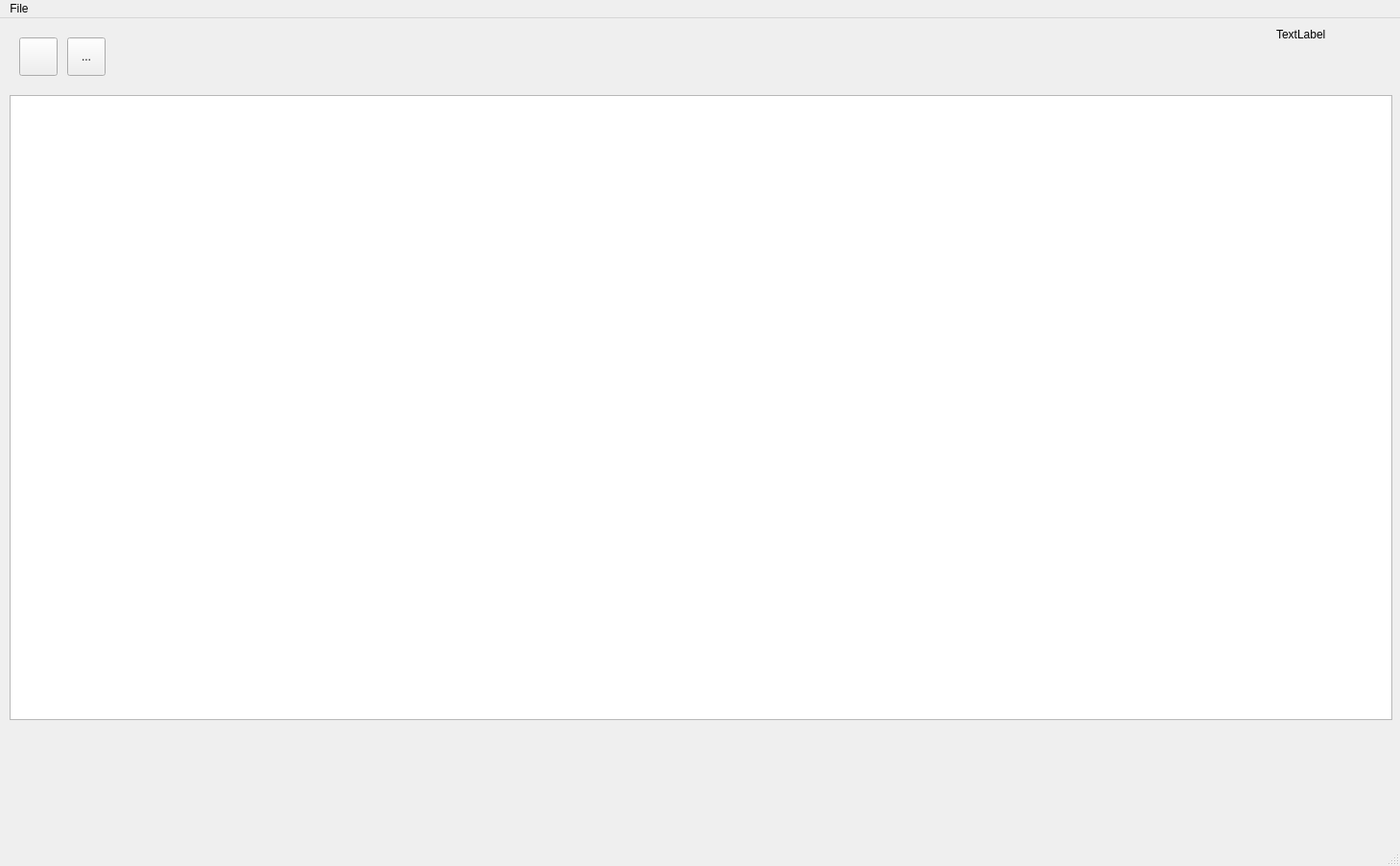
<?xml version="1.0" encoding="UTF-8"?>
<ui version="4.0">
 <class>MainWindow</class>
 <widget class="QMainWindow" name="MainWindow">
  <property name="geometry">
   <rect>
    <x>0</x>
    <y>0</y>
    <width>1459</width>
    <height>902</height>
   </rect>
  </property>
  <property name="windowTitle">
   <string>MainWindow</string>
  </property>
  <widget class="QWidget" name="centralWidget">
   <widget class="QGraphicsView" name="graphicsView">
    <property name="geometry">
     <rect>
      <x>10</x>
      <y>80</y>
      <width>1441</width>
      <height>651</height>
     </rect>
    </property>
    <property name="verticalScrollBarPolicy">
     <enum>Qt::ScrollBarAlwaysOff</enum>
    </property>
    <property name="horizontalScrollBarPolicy">
     <enum>Qt::ScrollBarAlwaysOff</enum>
    </property>
   </widget>
   <widget class="QWidget" name="widget" native="true">
    <property name="geometry">
     <rect>
      <x>0</x>
      <y>0</y>
      <width>1011</width>
      <height>80</height>
     </rect>
    </property>
    <widget class="QToolButton" name="toolButtonDraw">
     <property name="geometry">
      <rect>
       <x>20</x>
       <y>20</y>
       <width>40</width>
       <height>40</height>
      </rect>
     </property>
     <property name="text">
      <string/>
     </property>
     <property name="icon">
      <iconset>
       <normaloff>../MyPaintTest5-master/pencil.ico</normaloff>../MyPaintTest5-master/pencil.ico</iconset>
     </property>
     <property name="checkable">
      <bool>false</bool>
     </property>
     <property name="checked">
      <bool>false</bool>
     </property>
    </widget>
    <widget class="QToolButton" name="toolButtonErase">
     <property name="geometry">
      <rect>
       <x>70</x>
       <y>20</y>
       <width>40</width>
       <height>40</height>
      </rect>
     </property>
     <property name="text">
      <string>...</string>
     </property>
     <property name="icon">
      <iconset>
       <normaloff>../MyPaintTest5-master/pencil.ico</normaloff>../MyPaintTest5-master/pencil.ico</iconset>
     </property>
    </widget>
   </widget>
   <widget class="QLabel" name="label">
    <property name="geometry">
     <rect>
      <x>1330</x>
      <y>0</y>
      <width>108</width>
      <height>33</height>
     </rect>
    </property>
    <property name="text">
     <string>TextLabel</string>
    </property>
   </widget>
  </widget>
  <widget class="QMenuBar" name="menuBar">
   <property name="geometry">
    <rect>
     <x>0</x>
     <y>0</y>
     <width>1459</width>
     <height>38</height>
    </rect>
   </property>
   <widget class="QMenu" name="menuFile">
    <property name="title">
     <string>File</string>
    </property>
    <addaction name="actionQuit"/>
   </widget>
   <addaction name="menuFile"/>
  </widget>
  <widget class="QStatusBar" name="statusBar"/>
  <action name="actionQuit">
   <property name="text">
    <string>Quit</string>
   </property>
  </action>
 </widget>
 <layoutdefault spacing="6" margin="11"/>
 <resources/>
 <connections/>
</ui>
